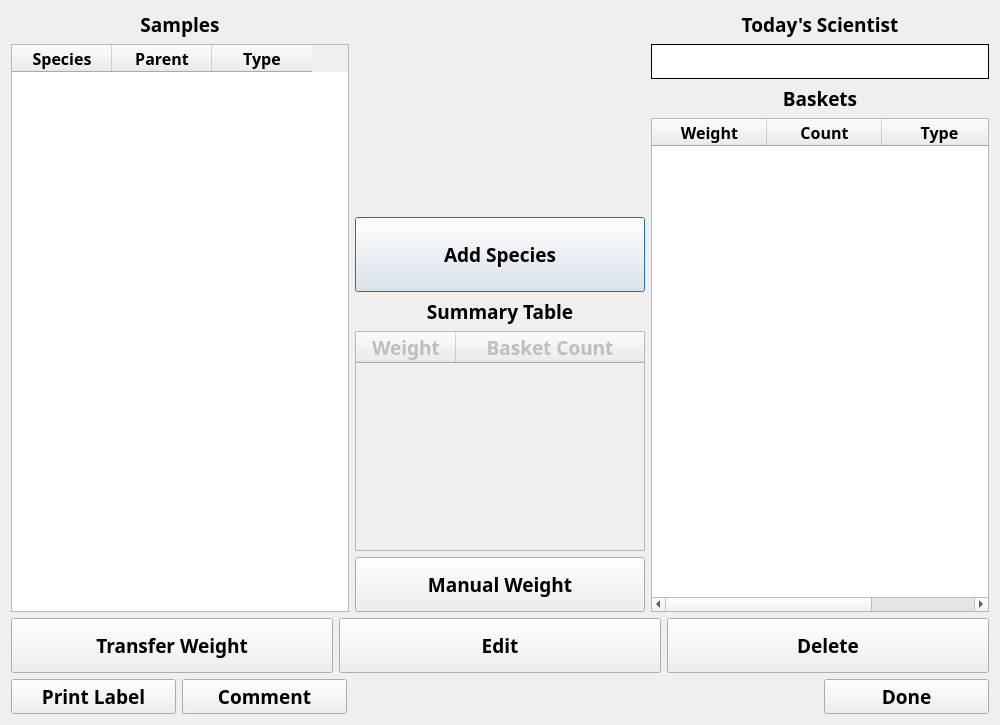
<?xml version="1.0" encoding="UTF-8"?>
<ui version="4.0">
 <class>clamsCatch</class>
 <widget class="QDialog" name="clamsCatch">
  <property name="windowModality">
   <enum>Qt::NonModal</enum>
  </property>
  <property name="geometry">
   <rect>
    <x>0</x>
    <y>0</y>
    <width>1000</width>
    <height>725</height>
   </rect>
  </property>
  <property name="minimumSize">
   <size>
    <width>165</width>
    <height>0</height>
   </size>
  </property>
  <property name="windowTitle">
   <string>CLAMS Catch</string>
  </property>
  <layout class="QVBoxLayout" name="verticalLayout_4">
   <item>
    <layout class="QHBoxLayout" name="horizontalLayout_2" stretch="35,30,35">
     <item>
      <layout class="QVBoxLayout" name="verticalLayout_3">
       <item>
        <widget class="QLabel" name="label_11">
         <property name="font">
          <font>
           <family>Arial Black</family>
           <pointsize>14</pointsize>
           <weight>75</weight>
           <bold>true</bold>
          </font>
         </property>
         <property name="text">
          <string>Samples</string>
         </property>
         <property name="alignment">
          <set>Qt::AlignCenter</set>
         </property>
        </widget>
       </item>
       <item>
        <widget class="QTableWidget" name="speciesList">
         <property name="minimumSize">
          <size>
           <width>300</width>
           <height>0</height>
          </size>
         </property>
         <property name="font">
          <font>
           <family>Arial Black</family>
           <pointsize>12</pointsize>
           <weight>75</weight>
           <bold>true</bold>
          </font>
         </property>
         <property name="selectionMode">
          <enum>QAbstractItemView::SingleSelection</enum>
         </property>
         <property name="selectionBehavior">
          <enum>QAbstractItemView::SelectRows</enum>
         </property>
         <attribute name="horizontalHeaderMinimumSectionSize">
          <number>75</number>
         </attribute>
         <attribute name="horizontalHeaderDefaultSectionSize">
          <number>100</number>
         </attribute>
         <attribute name="horizontalHeaderStretchLastSection">
          <bool>false</bool>
         </attribute>
         <attribute name="verticalHeaderMinimumSectionSize">
          <number>50</number>
         </attribute>
         <attribute name="verticalHeaderDefaultSectionSize">
          <number>60</number>
         </attribute>
         <column>
          <property name="text">
           <string>Species</string>
          </property>
         </column>
         <column>
          <property name="text">
           <string>Parent</string>
          </property>
         </column>
         <column>
          <property name="text">
           <string>Type</string>
          </property>
         </column>
        </widget>
       </item>
      </layout>
     </item>
     <item>
      <layout class="QVBoxLayout" name="verticalLayout">
       <item>
        <widget class="QLabel" name="picLabel">
         <property name="minimumSize">
          <size>
           <width>200</width>
           <height>200</height>
          </size>
         </property>
         <property name="font">
          <font>
           <family>Arial Black</family>
           <pointsize>14</pointsize>
           <weight>75</weight>
           <bold>true</bold>
          </font>
         </property>
         <property name="text">
          <string>&lt;Image Here&gt;</string>
         </property>
         <property name="alignment">
          <set>Qt::AlignCenter</set>
         </property>
        </widget>
       </item>
       <item>
        <widget class="QPushButton" name="addspcBtn">
         <property name="minimumSize">
          <size>
           <width>200</width>
           <height>75</height>
          </size>
         </property>
         <property name="font">
          <font>
           <family>Arial Black</family>
           <pointsize>14</pointsize>
           <weight>75</weight>
           <bold>true</bold>
          </font>
         </property>
         <property name="text">
          <string>Add Species</string>
         </property>
        </widget>
       </item>
       <item>
        <widget class="QLabel" name="label_8">
         <property name="font">
          <font>
           <family>Arial Black</family>
           <pointsize>14</pointsize>
           <weight>75</weight>
           <bold>true</bold>
          </font>
         </property>
         <property name="text">
          <string>Summary Table</string>
         </property>
         <property name="alignment">
          <set>Qt::AlignCenter</set>
         </property>
        </widget>
       </item>
       <item>
        <widget class="QTableWidget" name="sumTable">
         <property name="enabled">
          <bool>false</bool>
         </property>
         <property name="minimumSize">
          <size>
           <width>200</width>
           <height>0</height>
          </size>
         </property>
         <property name="font">
          <font>
           <family>Arial Black</family>
           <pointsize>14</pointsize>
           <weight>75</weight>
           <bold>true</bold>
          </font>
         </property>
         <property name="rowCount">
          <number>0</number>
         </property>
         <property name="columnCount">
          <number>2</number>
         </property>
         <attribute name="horizontalHeaderDefaultSectionSize">
          <number>100</number>
         </attribute>
         <attribute name="horizontalHeaderStretchLastSection">
          <bool>true</bool>
         </attribute>
         <column>
          <property name="text">
           <string>Weight</string>
          </property>
         </column>
         <column>
          <property name="text">
           <string>Basket Count</string>
          </property>
         </column>
        </widget>
       </item>
       <item>
        <widget class="QPushButton" name="manualBtn">
         <property name="minimumSize">
          <size>
           <width>200</width>
           <height>55</height>
          </size>
         </property>
         <property name="font">
          <font>
           <family>Arial Black</family>
           <pointsize>14</pointsize>
           <weight>75</weight>
           <bold>true</bold>
          </font>
         </property>
         <property name="text">
          <string>Manual Weight</string>
         </property>
        </widget>
       </item>
      </layout>
     </item>
     <item>
      <layout class="QVBoxLayout" name="verticalLayout_2">
       <item>
        <widget class="QLabel" name="label_10">
         <property name="font">
          <font>
           <family>Arial Black</family>
           <pointsize>14</pointsize>
           <weight>75</weight>
           <bold>true</bold>
          </font>
         </property>
         <property name="text">
          <string>Today's Scientist</string>
         </property>
         <property name="alignment">
          <set>Qt::AlignCenter</set>
         </property>
        </widget>
       </item>
       <item>
        <widget class="QLabel" name="sciLabel">
         <property name="minimumSize">
          <size>
           <width>165</width>
           <height>35</height>
          </size>
         </property>
         <property name="font">
          <font>
           <family>Arial Black</family>
           <pointsize>14</pointsize>
           <weight>75</weight>
           <bold>true</bold>
          </font>
         </property>
         <property name="autoFillBackground">
          <bool>false</bool>
         </property>
         <property name="styleSheet">
          <string notr="true">QWidget {
    background-color: white;
}</string>
         </property>
         <property name="frameShape">
          <enum>QFrame::Panel</enum>
         </property>
         <property name="frameShadow">
          <enum>QFrame::Plain</enum>
         </property>
         <property name="lineWidth">
          <number>1</number>
         </property>
         <property name="text">
          <string/>
         </property>
        </widget>
       </item>
       <item>
        <widget class="QLabel" name="label_7">
         <property name="font">
          <font>
           <family>Arial Black</family>
           <pointsize>14</pointsize>
           <weight>75</weight>
           <bold>true</bold>
          </font>
         </property>
         <property name="text">
          <string>Baskets</string>
         </property>
         <property name="alignment">
          <set>Qt::AlignCenter</set>
         </property>
        </widget>
       </item>
       <item>
        <widget class="QTableWidget" name="basketTable">
         <property name="minimumSize">
          <size>
           <width>300</width>
           <height>0</height>
          </size>
         </property>
         <property name="font">
          <font>
           <family>Arial Black</family>
           <pointsize>12</pointsize>
           <weight>75</weight>
           <bold>true</bold>
          </font>
         </property>
         <property name="selectionMode">
          <enum>QAbstractItemView::NoSelection</enum>
         </property>
         <property name="selectionBehavior">
          <enum>QAbstractItemView::SelectItems</enum>
         </property>
         <property name="showGrid">
          <bool>true</bool>
         </property>
         <attribute name="horizontalHeaderMinimumSectionSize">
          <number>100</number>
         </attribute>
         <attribute name="horizontalHeaderDefaultSectionSize">
          <number>115</number>
         </attribute>
         <attribute name="horizontalHeaderShowSortIndicator" stdset="0">
          <bool>false</bool>
         </attribute>
         <attribute name="horizontalHeaderStretchLastSection">
          <bool>false</bool>
         </attribute>
         <column>
          <property name="text">
           <string>Weight</string>
          </property>
         </column>
         <column>
          <property name="text">
           <string>Count</string>
          </property>
         </column>
         <column>
          <property name="text">
           <string>Type</string>
          </property>
         </column>
        </widget>
       </item>
      </layout>
     </item>
    </layout>
   </item>
   <item>
    <layout class="QHBoxLayout" name="horizontalLayout">
     <item>
      <widget class="QPushButton" name="transBtn">
       <property name="minimumSize">
        <size>
         <width>200</width>
         <height>55</height>
        </size>
       </property>
       <property name="font">
        <font>
         <family>Arial Black</family>
         <pointsize>14</pointsize>
         <weight>75</weight>
         <bold>true</bold>
        </font>
       </property>
       <property name="text">
        <string>Transfer Weight</string>
       </property>
      </widget>
     </item>
     <item>
      <widget class="QPushButton" name="editBtn">
       <property name="minimumSize">
        <size>
         <width>200</width>
         <height>55</height>
        </size>
       </property>
       <property name="font">
        <font>
         <family>Arial Black</family>
         <pointsize>14</pointsize>
         <weight>75</weight>
         <bold>true</bold>
        </font>
       </property>
       <property name="text">
        <string>Edit</string>
       </property>
      </widget>
     </item>
     <item>
      <widget class="QPushButton" name="delBtn">
       <property name="minimumSize">
        <size>
         <width>200</width>
         <height>55</height>
        </size>
       </property>
       <property name="font">
        <font>
         <family>Arial Black</family>
         <pointsize>14</pointsize>
         <weight>75</weight>
         <bold>true</bold>
        </font>
       </property>
       <property name="text">
        <string>Delete</string>
       </property>
      </widget>
     </item>
    </layout>
   </item>
   <item>
    <layout class="QHBoxLayout" name="horizontalLayout_3">
     <item>
      <widget class="QPushButton" name="printBtn">
       <property name="minimumSize">
        <size>
         <width>165</width>
         <height>35</height>
        </size>
       </property>
       <property name="font">
        <font>
         <family>Arial Black</family>
         <pointsize>14</pointsize>
         <weight>75</weight>
         <bold>true</bold>
        </font>
       </property>
       <property name="text">
        <string>Print Label</string>
       </property>
      </widget>
     </item>
     <item>
      <widget class="QPushButton" name="commentBtn">
       <property name="minimumSize">
        <size>
         <width>165</width>
         <height>35</height>
        </size>
       </property>
       <property name="font">
        <font>
         <family>Arial Black</family>
         <pointsize>14</pointsize>
         <weight>75</weight>
         <bold>true</bold>
        </font>
       </property>
       <property name="text">
        <string>Comment</string>
       </property>
      </widget>
     </item>
     <item>
      <spacer name="horizontalSpacer">
       <property name="orientation">
        <enum>Qt::Horizontal</enum>
       </property>
       <property name="sizeHint" stdset="0">
        <size>
         <width>40</width>
         <height>20</height>
        </size>
       </property>
      </spacer>
     </item>
     <item>
      <widget class="QPushButton" name="doneBtn">
       <property name="minimumSize">
        <size>
         <width>165</width>
         <height>35</height>
        </size>
       </property>
       <property name="font">
        <font>
         <family>Arial Black</family>
         <pointsize>14</pointsize>
         <weight>75</weight>
         <bold>true</bold>
        </font>
       </property>
       <property name="text">
        <string>Done</string>
       </property>
      </widget>
     </item>
    </layout>
   </item>
  </layout>
 </widget>
 <resources/>
 <connections/>
</ui>
